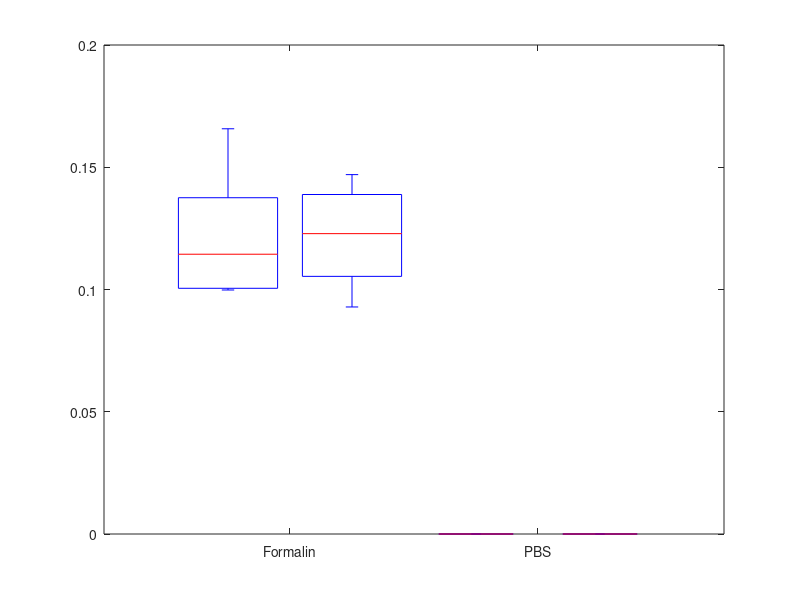

Reproduce this figure in MATLAB. (Note: this script raises an error after producing the figure.)
close all
clearvars

fm = [0.128134569000000;0.0998009440000000;0.100726870000000;0.165736132000000;0.109549913000000;0.136143536000000;0.0928564990000000;0.146986132000000];
pm = [1.11022000000000e-16;1.11022000000000e-16;1.11022000000000e-16;1.11022000000000e-16;1.11022000000000e-16;1.11022000000000e-16];

g = [1,1,1,1,2,2,2,2,3,3,3,4,4,4];

h =  boxplot([fm; pm], g);
xticks([1.5, 3.5])
xticklabels({'Formalin', 'PBS'})

for ih=1:7
    set(h(ih,:),'LineWidth',3)
end
set(gca, 'FontSize', 16);

ylabel('MI')
ylim([-0.01 0.18]);
title('Mutual Information');
text(1,0.175,'a','FontSize',12,'FontWeight','bold','HorizontalAlignment','center');
text(2,0.16,'a','FontSize',12,'FontWeight','bold','HorizontalAlignment','center');
text(3,0.01,'b','FontSize',12,'FontWeight','bold','HorizontalAlignment','center');
text(4,0.01,'b','FontSize',12,'FontWeight','bold','HorizontalAlignment','center');

set(h(5,1:2),'Color',[0.7 0.3 0.9])
set(h(5,3:4),'Color',[0.9 0.4 0.1])

set(h(6,[1,3]),'Color',[0 0.4470 0.7410]) % set color of mean
set(h(6,[2,4]),'Color',[0.6350 0.0780 0.1840])

set(h(1:4,1:4),'Color',[0.5 0.5 0.5])

box_vars=findobj(gca,'Tag','Box');
box_vars(1).Color = [0 0.4470 0.7410];
box_vars(2).Color = [0.6350 0.0780 0.1840];
hLegend = legend(box_vars, {'CeLC','DRN'});